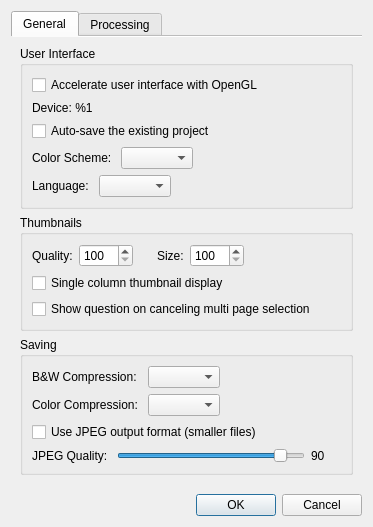
<?xml version="1.0" encoding="UTF-8"?>
<ui version="4.0">
 <class>SettingsDialog</class>
 <widget class="QDialog" name="SettingsDialog">
  <property name="geometry">
   <rect>
    <x>0</x>
    <y>0</y>
    <width>337</width>
    <height>442</height>
   </rect>
  </property>
  <property name="windowTitle">
   <string>Settings</string>
  </property>
  <layout class="QVBoxLayout" name="verticalLayout">
   <item>
    <widget class="QTabWidget" name="tabWidget">
     <property name="currentIndex">
      <number>0</number>
     </property>
     <property name="documentMode">
      <bool>true</bool>
     </property>
     <widget class="QWidget" name="tab">
      <attribute name="title">
       <string>General</string>
      </attribute>
      <layout class="QVBoxLayout" name="verticalLayout_4">
       <item>
        <widget class="QGroupBox" name="groupBox">
         <property name="title">
          <string>User Interface</string>
         </property>
         <layout class="QVBoxLayout" name="verticalLayout_2">
          <item>
           <widget class="QCheckBox" name="enableOpenglCb">
            <property name="text">
             <string>Accelerate user interface with OpenGL</string>
            </property>
           </widget>
          </item>
          <item>
           <widget class="QLabel" name="openglDeviceLabel">
            <property name="text">
             <string>Device: %1</string>
            </property>
           </widget>
          </item>
          <item>
           <widget class="QCheckBox" name="autoSaveProjectCB">
            <property name="text">
             <string>Auto-save the existing project</string>
            </property>
           </widget>
          </item>
          <item>
           <layout class="QHBoxLayout" name="horizontalLayout">
            <item>
             <widget class="QLabel" name="colorSchemeLabel">
              <property name="text">
               <string>Color Scheme: </string>
              </property>
             </widget>
            </item>
            <item>
             <widget class="QComboBox" name="colorSchemeBox"/>
            </item>
            <item>
             <spacer name="horizontalSpacer">
              <property name="orientation">
               <enum>Qt::Horizontal</enum>
              </property>
              <property name="sizeHint" stdset="0">
               <size>
                <width>1</width>
                <height>1</height>
               </size>
              </property>
             </spacer>
            </item>
           </layout>
          </item>
          <item>
           <layout class="QHBoxLayout" name="horizontalLayout_4">
            <item>
             <widget class="QLabel" name="languageLabel">
              <property name="text">
               <string>Language: </string>
              </property>
             </widget>
            </item>
            <item>
             <widget class="QComboBox" name="languageBox"/>
            </item>
            <item>
             <spacer name="horizontalSpacer_4">
              <property name="orientation">
               <enum>Qt::Horizontal</enum>
              </property>
              <property name="sizeHint" stdset="0">
               <size>
                <width>1</width>
                <height>1</height>
               </size>
              </property>
             </spacer>
            </item>
           </layout>
          </item>
         </layout>
         <zorder>enableOpenglCb</zorder>
         <zorder>autoSaveProjectCB</zorder>
         <zorder>openglDeviceLabel</zorder>
        </widget>
       </item>
       <item>
        <widget class="QGroupBox" name="thumbnailsParams">
         <property name="title">
          <string>Thumbnails</string>
         </property>
         <layout class="QVBoxLayout" name="verticalLayout_7">
          <item>
           <layout class="QHBoxLayout" name="horizontalLayout_8">
            <item>
             <layout class="QHBoxLayout" name="horizontalLayout_9">
              <item>
               <widget class="QLabel" name="thumbnailQualityLabel">
                <property name="text">
                 <string>Quality:</string>
                </property>
               </widget>
              </item>
              <item>
               <widget class="QSpinBox" name="thumbnailQualitySB">
                <property name="toolTip">
                 <string>The pixel size of the thumbnail image. The default value is 200.</string>
                </property>
                <property name="minimum">
                 <number>100</number>
                </property>
                <property name="maximum">
                 <number>1500</number>
                </property>
                <property name="singleStep">
                 <number>25</number>
                </property>
               </widget>
              </item>
             </layout>
            </item>
            <item>
             <spacer name="horizontalSpacer_7">
              <property name="orientation">
               <enum>Qt::Horizontal</enum>
              </property>
              <property name="sizeType">
               <enum>QSizePolicy::Fixed</enum>
              </property>
              <property name="sizeHint" stdset="0">
               <size>
                <width>18</width>
                <height>1</height>
               </size>
              </property>
             </spacer>
            </item>
            <item>
             <layout class="QHBoxLayout" name="horizontalLayout_10">
              <item>
               <widget class="QLabel" name="thumbnailSizeLabel">
                <property name="text">
                 <string>Size:</string>
                </property>
               </widget>
              </item>
              <item>
               <widget class="QSpinBox" name="thumbnailSizeSB">
                <property name="toolTip">
                 <string>The thumbnail size in the view. The default value is 250.</string>
                </property>
                <property name="minimum">
                 <number>100</number>
                </property>
                <property name="maximum">
                 <number>2000</number>
                </property>
                <property name="singleStep">
                 <number>25</number>
                </property>
               </widget>
              </item>
             </layout>
            </item>
            <item>
             <spacer name="horizontalSpacer_8">
              <property name="orientation">
               <enum>Qt::Horizontal</enum>
              </property>
              <property name="sizeHint" stdset="0">
               <size>
                <width>1</width>
                <height>1</height>
               </size>
              </property>
             </spacer>
            </item>
           </layout>
          </item>
          <item>
           <widget class="QCheckBox" name="singleColumnThumbnailsCB">
            <property name="text">
             <string>Single column thumbnail display</string>
            </property>
           </widget>
          </item>
          <item>
           <widget class="QCheckBox" name="cancelingSelectionQuestionCB">
            <property name="text">
             <string>Show question on canceling multi page selection</string>
            </property>
           </widget>
          </item>
         </layout>
        </widget>
       </item>
       <item>
        <widget class="QGroupBox" name="groupBox_2">
         <property name="title">
          <string>Saving</string>
         </property>
         <layout class="QVBoxLayout" name="verticalLayout_saving">
          <item>
           <layout class="QHBoxLayout" name="horizontalLayout_2">
            <item>
             <layout class="QGridLayout" name="gridLayout">
              <item row="0" column="0">
               <widget class="QLabel" name="tiffCompressionBWLabel">
                <property name="text">
                 <string>B&amp;W Compression: </string>
                </property>
               </widget>
              </item>
              <item row="0" column="1">
               <widget class="QComboBox" name="tiffCompressionBWBox"/>
              </item>
              <item row="1" column="0">
               <widget class="QLabel" name="tiffCompressionColorLabel">
                <property name="text">
                 <string>Color Compression: </string>
                </property>
               </widget>
              </item>
              <item row="1" column="1">
               <widget class="QComboBox" name="tiffCompressionColorBox"/>
              </item>
             </layout>
            </item>
            <item>
             <spacer name="horizontalSpacer_2">
              <property name="orientation">
               <enum>Qt::Horizontal</enum>
              </property>
              <property name="sizeHint" stdset="0">
               <size>
                <width>1</width>
                <height>1</height>
               </size>
              </property>
             </spacer>
            </item>
           </layout>
          </item>
          <item>
           <widget class="QCheckBox" name="jpegOutputCB">
            <property name="toolTip">
             <string>Save output as JPEG instead of TIFF for smaller file sizes (best for color/grayscale output)</string>
            </property>
            <property name="text">
             <string>Use JPEG output format (smaller files)</string>
            </property>
           </widget>
          </item>
          <item>
           <layout class="QHBoxLayout" name="horizontalLayout_jpeg">
            <item>
             <widget class="QLabel" name="jpegQualityLabel">
              <property name="text">
               <string>JPEG Quality: </string>
              </property>
             </widget>
            </item>
            <item>
             <widget class="QSlider" name="jpegQualitySlider">
              <property name="toolTip">
               <string>JPEG quality (1-100). Higher values mean better quality but larger files. 90 is recommended.</string>
              </property>
              <property name="minimum">
               <number>1</number>
              </property>
              <property name="maximum">
               <number>100</number>
              </property>
              <property name="value">
               <number>90</number>
              </property>
              <property name="orientation">
               <enum>Qt::Horizontal</enum>
              </property>
             </widget>
            </item>
            <item>
             <widget class="QLabel" name="jpegQualityValueLabel">
              <property name="text">
               <string>90</string>
              </property>
              <property name="minimumSize">
               <size>
                <width>30</width>
                <height>0</height>
               </size>
              </property>
             </widget>
            </item>
           </layout>
          </item>
         </layout>
        </widget>
       </item>
       <item>
        <spacer name="verticalSpacer_2">
         <property name="orientation">
          <enum>Qt::Vertical</enum>
         </property>
         <property name="sizeHint" stdset="0">
          <size>
           <width>20</width>
           <height>0</height>
          </size>
         </property>
        </spacer>
       </item>
      </layout>
     </widget>
     <widget class="QWidget" name="tab_2">
      <attribute name="title">
       <string>Processing</string>
      </attribute>
      <layout class="QVBoxLayout" name="verticalLayout_5">
       <item>
        <widget class="QGroupBox" name="groupBox_4">
         <property name="title">
          <string>White on black detection</string>
         </property>
         <layout class="QVBoxLayout" name="verticalLayout_6" stretch="0,0">
          <item>
           <widget class="QCheckBox" name="blackOnWhiteDetectionCB">
            <property name="toolTip">
             <string>Auto detect pages with light content on dark background. The corrections to all the auto algorithms are made for such pages.</string>
            </property>
            <property name="text">
             <string>Auto detect light content on dark background</string>
            </property>
           </widget>
          </item>
          <item>
           <widget class="QCheckBox" name="blackOnWhiteDetectionAtOutputCB">
            <property name="toolTip">
             <string>Whether to use auto detection at the output stage. The wrong result can be changed manually in the output filter options.</string>
            </property>
            <property name="text">
             <string>Use auto detection at the output stage</string>
            </property>
           </widget>
          </item>
         </layout>
        </widget>
       </item>
       <item>
        <widget class="QGroupBox" name="groupBox_3">
         <property name="title">
          <string>Deviation</string>
         </property>
         <layout class="QVBoxLayout" name="verticalLayout_3">
          <item>
           <widget class="QCheckBox" name="highlightDeviationCB">
            <property name="text">
             <string>Highlight the thumbnails of pages with high deviation</string>
            </property>
           </widget>
          </item>
          <item>
           <widget class="QGroupBox" name="deviationParams">
            <property name="title">
             <string>Params</string>
            </property>
            <layout class="QHBoxLayout" name="horizontalLayout_3">
             <item>
              <layout class="QGridLayout" name="gridLayout_2">
               <item row="0" column="0">
                <widget class="QLabel" name="deskewDeviationLabel">
                 <property name="text">
                  <string>Deskew:</string>
                 </property>
                </widget>
               </item>
               <item row="1" column="0">
                <widget class="QLabel" name="selectContentDeviationLabel">
                 <property name="text">
                  <string>Select content:</string>
                 </property>
                </widget>
               </item>
               <item row="1" column="1">
                <widget class="QDoubleSpinBox" name="selectContentDeviationCoefSB">
                 <property name="toolTip">
                  <string>Deviation multiplier: a higher value means lower sensivity.</string>
                 </property>
                 <property name="minimum">
                  <double>0.100000000000000</double>
                 </property>
                 <property name="maximum">
                  <double>9.990000000000000</double>
                 </property>
                 <property name="singleStep">
                  <double>0.050000000000000</double>
                 </property>
                </widget>
               </item>
               <item row="2" column="0">
                <widget class="QLabel" name="marginsDeviationLabel">
                 <property name="text">
                  <string>Margins:</string>
                 </property>
                </widget>
               </item>
               <item row="0" column="1">
                <widget class="QDoubleSpinBox" name="deskewDeviationCoefSB">
                 <property name="toolTip">
                  <string>Deviation multiplier: a higher value means lower sensivity.</string>
                 </property>
                 <property name="minimum">
                  <double>0.100000000000000</double>
                 </property>
                 <property name="maximum">
                  <double>9.990000000000000</double>
                 </property>
                 <property name="singleStep">
                  <double>0.050000000000000</double>
                 </property>
                </widget>
               </item>
               <item row="0" column="2">
                <widget class="QDoubleSpinBox" name="deskewDeviationThresholdSB">
                 <property name="toolTip">
                  <string>The minimum deviation to be highlighted.</string>
                 </property>
                 <property name="decimals">
                  <number>1</number>
                 </property>
                 <property name="maximum">
                  <double>999.000000000000000</double>
                 </property>
                 <property name="singleStep">
                  <double>1.000000000000000</double>
                 </property>
                </widget>
               </item>
               <item row="1" column="2">
                <widget class="QDoubleSpinBox" name="selectContentDeviationThresholdSB">
                 <property name="toolTip">
                  <string>The minimum deviation to be highlighted.</string>
                 </property>
                 <property name="decimals">
                  <number>1</number>
                 </property>
                 <property name="maximum">
                  <double>999.000000000000000</double>
                 </property>
                 <property name="singleStep">
                  <double>1.000000000000000</double>
                 </property>
                </widget>
               </item>
               <item row="2" column="1">
                <widget class="QDoubleSpinBox" name="marginsDeviationCoefSB">
                 <property name="toolTip">
                  <string>Deviation multiplier: a higher value means lower sensivity.</string>
                 </property>
                 <property name="minimum">
                  <double>0.100000000000000</double>
                 </property>
                 <property name="maximum">
                  <double>9.990000000000000</double>
                 </property>
                 <property name="singleStep">
                  <double>0.050000000000000</double>
                 </property>
                </widget>
               </item>
               <item row="2" column="2">
                <widget class="QDoubleSpinBox" name="marginsDeviationThresholdSB">
                 <property name="toolTip">
                  <string>The minimum deviation to be highlighted.</string>
                 </property>
                 <property name="decimals">
                  <number>1</number>
                 </property>
                 <property name="maximum">
                  <double>999.000000000000000</double>
                 </property>
                 <property name="singleStep">
                  <double>1.000000000000000</double>
                 </property>
                </widget>
               </item>
              </layout>
             </item>
             <item>
              <spacer name="horizontalSpacer_3">
               <property name="orientation">
                <enum>Qt::Horizontal</enum>
               </property>
               <property name="sizeHint" stdset="0">
                <size>
                 <width>1</width>
                 <height>1</height>
                </size>
               </property>
              </spacer>
             </item>
            </layout>
           </widget>
          </item>
         </layout>
        </widget>
       </item>
       <item>
        <spacer name="verticalSpacer">
         <property name="orientation">
          <enum>Qt::Vertical</enum>
         </property>
         <property name="sizeHint" stdset="0">
          <size>
           <width>20</width>
           <height>0</height>
          </size>
         </property>
        </spacer>
       </item>
      </layout>
     </widget>
    </widget>
   </item>
   <item>
    <widget class="QDialogButtonBox" name="buttonBox">
     <property name="orientation">
      <enum>Qt::Horizontal</enum>
     </property>
     <property name="standardButtons">
      <set>QDialogButtonBox::Cancel|QDialogButtonBox::Ok</set>
     </property>
    </widget>
   </item>
  </layout>
 </widget>
 <resources/>
 <connections>
  <connection>
   <sender>buttonBox</sender>
   <signal>accepted()</signal>
   <receiver>SettingsDialog</receiver>
   <slot>accept()</slot>
   <hints>
    <hint type="sourcelabel">
     <x>248</x>
     <y>254</y>
    </hint>
    <hint type="destinationlabel">
     <x>157</x>
     <y>274</y>
    </hint>
   </hints>
  </connection>
  <connection>
   <sender>buttonBox</sender>
   <signal>rejected()</signal>
   <receiver>SettingsDialog</receiver>
   <slot>reject()</slot>
   <hints>
    <hint type="sourcelabel">
     <x>316</x>
     <y>260</y>
    </hint>
    <hint type="destinationlabel">
     <x>286</x>
     <y>274</y>
    </hint>
   </hints>
  </connection>
 </connections>
</ui>
